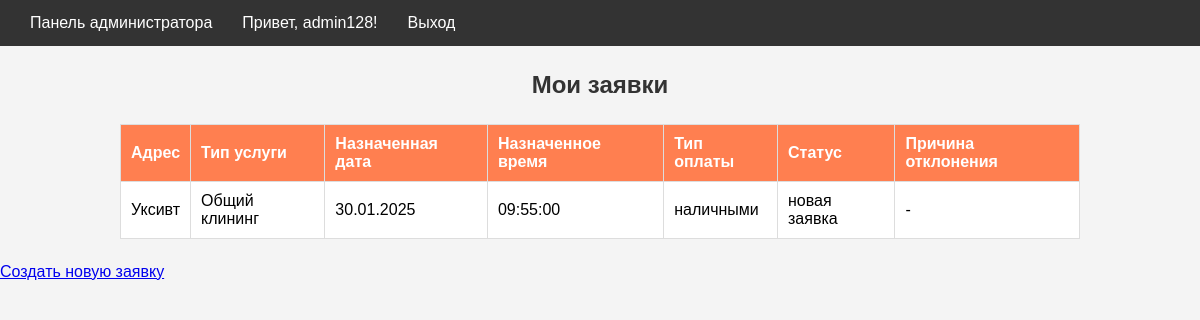
Before: /profile.php (signed in) with the older database file.
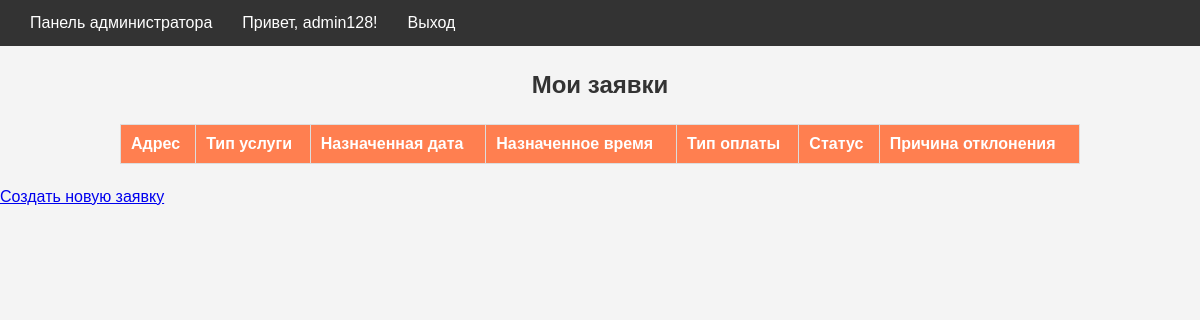
After: the same page with the newer database file.
### tables this page shows
CREATE TABLE `applications` (
  `id` int NOT NULL,
  `user_id` int NOT NULL,
  `address` text NOT NULL,
  `contact_data` varchar(255) NOT NULL,
  `type_service_id` int DEFAULT NULL,
  `custom_service` text,
  `date_get_service` date NOT NULL,
  `time_get_service` time NOT NULL,
  `type_payment` enum('наличными','банковская карта') NOT NULL,
  `status_provision` enum('новая заявка','в работе','услуга оказана','услуга отменена') NOT NULL DEFAULT 'новая заявка',
  `reason_reject` text
);

CREATE TABLE `services` (
  `id` int NOT NULL,
  `name` varchar(255) NOT NULL,
  `description` text
);

### profile.php (the view, shortened to what this page needs)
<?php
include 'includes/nav.php';
include 'settings.php';
$user_id = $_SESSION['user_id'];
$query = "SELECT *, fio, name FROM applications
JOIN users ON applications.user_id = users.id
JOIN services ON applications.type_service_id = services.id WHERE user_id = '$user_id'";
$result = mysqli_query($connect, $query);
?>
<h2>Мои заявки</h2>
<table border="1">
    <tr>
        <th>Адрес</th>
        <th>Тип услуги</th>
        <th>Назначенная дата</th>
        <th>Назначенное время</th>
        <th>Тип оплаты</th>
        <th>Статус</th>
        <th>Причина отклонения</th>
    </tr>
    <?php while ($application = mysqli_fetch_assoc($result)) { ?>
        <tr>
            <td><?= $application['address'] ?></td>
            <td>
                <?php
                if (trim($application['name'])) {
                    echo htmlspecialchars($application['name']);
                } else if (trim($application['custom_service'])) {
                    echo htmlspecialchars($application['custom_service']);
                }
                ?>
            </td>
            <td><?= date("d.m.Y", strtotime($application['date_get_service'])) ?></td>
            <td><?= htmlspecialchars($application['time_get_service']) ?></td>
            <td><?= htmlspecialchars($application['type_payment']) ?></td>
            <td><?= $application['status_provision'] ?></td>
            <td>
                <?php if ($application['status_provision'] == 'услуга отменена' && !empty($application['reason_reject'])): ?>
                    <?= htmlspecialchars($application['reason_reject']) ?>
                <?php else: ?>
                    -
                <?php endif; ?>
            </td>
        </tr>
    <?php } ?>
</table>
<a href="create_application.php">Создать новую заявку</a>

Changed rows visible on the page:
no longer on this page (row edited): applications: address "Уксивт", type_service.name "Общий клининг", date_get_service "30.01.2025", time_get_service "09:55:00", type_payment "наличными", status_provision "новая заявка"
